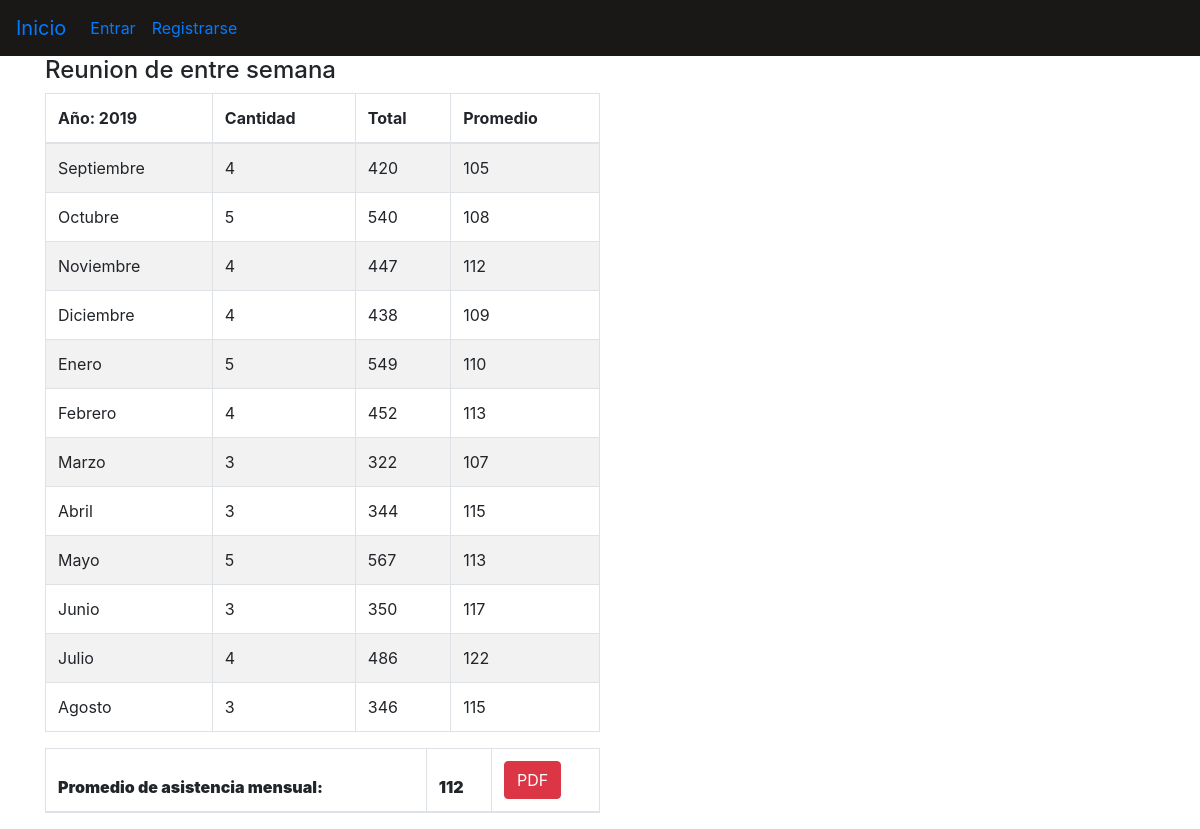
The page /asistencia/lista_por_año/2019/entre/ on the database its author committed.
### asistencia/models.py (models this page shows, shortened)
class Entre_Semana(models.Model):
    año = models.IntegerField()
    mes = models.CharField(max_length=10, choices=MES)
    cantidad = models.IntegerField(null=True, blank=True)
    total = models.IntegerField(null=True, blank=True)
    promedio = models.IntegerField(null=True, blank=True)
    class Meta():
        verbose_name='entre semana'
        verbose_name_plural='entre semana'
        ordering=['id']

### asistencia/views.py (called while the page is built)
def lista_por_año(request, año, entre_fin):
    if entre_fin == "entre":
        años=Entre_Semana.objects.filter(año=año)
        promedio = Entre_Semana.objects.filter(año=año).aggregate(Avg('promedio'))
        return render(request, "asistencia/lista_por_año.html",{"años": años, "anio":año, "entre":"entre",'titulo': "Reunion de entre semana",'promedio': promedio})
    else:
        años=Fin_De_Semana.objects.filter(año=año)
        promedio = Fin_De_Semana.objects.filter(año=año).aggregate(Avg('promedio'))
        return render(request, "asistencia/lista_por_año.html",{"años": años, "anio":año, "fin":"fin",'titulo': "Reunion del fin de semana",'promedio': promedio})

### templates/asistencia/lista_por_año.html
{% extends "base.html" %}
{% block contenido %}
    <div class="container">
        <h4>{{titulo}}</h4>
        <table  class="table table-striped table-bordered" style="width:50%">
            <thead align="justify">
                <tr>
                    <th>Año: {{anio}}</th>
                    <th>Cantidad</th>
                    <th>Total</th>
                    <th>Promedio</th>
                </tr>
            </thead>
            <tbody>
                {% for asistencia in años %}
                <tr>
                    <td>{{asistencia.mes}}</td>
                    <td>{{asistencia.cantidad}}</td>
                    <td>{{asistencia.total}}</td>
                    <td>{{asistencia.promedio}}</td>
                </tr>
                {% endfor %}
            </tbody>
        </table>
        <table  class="table table-striped table-bordered" style="width:50%">
            <thead align="justify">
                <tr>
                    <th>
                        <b>Promedio de asistencia mensual:</b>
                    </th>
                    <th>
                        <b>{{ promedio.promedio__avg|floatformat:"0" }}</b>
                    </th>
                    <th>
                        {% if entre == "entre" %}
                        <a href="{% url 'EntreSemana_pdf' anio %}" class="btn btn-danger">PDF</a>
                        {% else %}
                         <a href="{% url 'FinDeSemana_pdf' anio %}" class="btn btn-danger">PDF</a>
                        {% endif %}
                    </th>
                </tr>
            </thead>
        </table>
    </div>
    {% endblock %}

### templates/base.html (shortened to what this page needs)
<!DOCTYPE html>
<html lang="en">
<head>
    <link rel="stylesheet" href="https://cdn.jsdelivr.net/npm/bootstrap@4.6.1/dist/css/bootstrap.min.css"
>
</head>
<body>
    <nav class="navbar navbar-expand-lg navbar " style="background: rgb(26, 23, 23);">
        <a class="navbar-brand" href="/">Inicio</a>
        <div class="collapse navbar-collapse" id="navbarSupportedContent">
            <ul class="navbar-nav mr-auto">
                {% if request.user.is_authenticated %}
                <li class="nav-item" >
                    <a class="nav-link">Usuario: {{user.username}}</a>
               </li>
                {% if request.user.perfil.id %}
                <li class="nav-item">
                     <a class="nav-link" href="/usuario/detalle_usuario/{{request.user.perfil.id}}">Mi perfil</a>
                </li>
                {% endif %}
                <li class="nav-item active">
                    <a class="nav-link" href="/usuario/salir/">Salir</a>
                </li>
                {% else %}
                <li class="nav-item active">
                    <a class="nav-link" href="/usuario/entrar/">Entrar</a>
                </li>
                <li class="nav-item active">
                    <a class="nav-link" href="/usuario/registrar/">Registrarse</a>
                </li>
                {% endif %}
            </ul>
        </div>
    </nav>
    {% block contenido %}
    {% endblock %}
</body>
</html>

### rows shown on the page
Entre_Semana: mes "Septiembre", cantidad "4", total "420", promedio "105"
Entre_Semana: mes "Octubre", cantidad "5", total "540", promedio "108"
Entre_Semana: mes "Noviembre", cantidad "4", total "447", promedio "112"
Entre_Semana: mes "Diciembre", cantidad "4", total "438", promedio "109"
Entre_Semana: mes "Enero", cantidad "5", total "549", promedio "110"
Entre_Semana: mes "Febrero", cantidad "4", total "452", promedio "113"
Entre_Semana: mes "Marzo", cantidad "3", total "322", promedio "107"
Entre_Semana: mes "Abril", cantidad "3", total "344", promedio "115"
Entre_Semana: mes "Mayo", cantidad "5", total "567", promedio "113"
Entre_Semana: mes "Junio", cantidad "3", total "350", promedio "117"
Entre_Semana: mes "Julio", cantidad "4", total "486", promedio "122"
Entre_Semana: mes "Agosto", cantidad "3", total "346", promedio "115"

### other values the page prints
{{ titulo }} "Reunion de entre semana"
{{ anio }} "2019"
{{ promedio.promedio__avg|floatformat:"0" }} "112"
